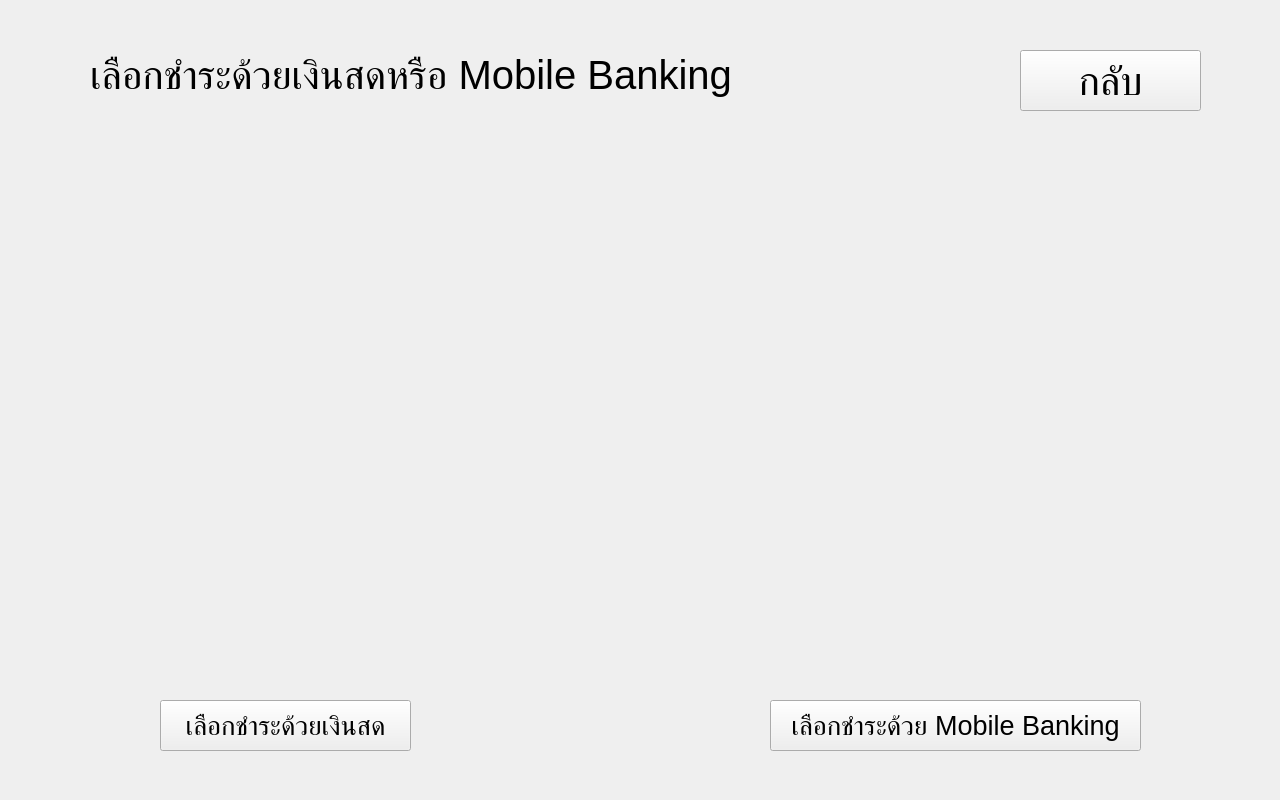
<?xml version="1.0" encoding="UTF-8"?>
<ui version="4.0">
 <class>_payment</class>
 <widget class="QWidget" name="_payment">
  <property name="geometry">
   <rect>
    <x>0</x>
    <y>0</y>
    <width>1280</width>
    <height>800</height>
   </rect>
  </property>
  <property name="windowTitle">
   <string>Form</string>
  </property>
  <widget class="QWidget" name="widget" native="true">
   <property name="enabled">
    <bool>true</bool>
   </property>
   <property name="geometry">
    <rect>
     <x>0</x>
     <y>0</y>
     <width>1280</width>
     <height>800</height>
    </rect>
   </property>
   <widget class="QLabel" name="label_4">
    <property name="geometry">
     <rect>
      <x>90</x>
      <y>30</y>
      <width>921</width>
      <height>90</height>
     </rect>
    </property>
    <property name="font">
     <font>
      <pointsize>30</pointsize>
     </font>
    </property>
    <property name="text">
     <string>เลือกชำระด้วยเงินสดหรือ Mobile Banking</string>
    </property>
   </widget>
   <widget class="QPushButton" name="pushButton_8">
    <property name="geometry">
     <rect>
      <x>1020</x>
      <y>50</y>
      <width>181</width>
      <height>61</height>
     </rect>
    </property>
    <property name="font">
     <font>
      <pointsize>30</pointsize>
     </font>
    </property>
    <property name="text">
     <string>กลับ</string>
    </property>
   </widget>
   <widget class="QPushButton" name="pushButton_9">
    <property name="geometry">
     <rect>
      <x>160</x>
      <y>700</y>
      <width>251</width>
      <height>51</height>
     </rect>
    </property>
    <property name="font">
     <font>
      <pointsize>20</pointsize>
     </font>
    </property>
    <property name="text">
     <string>เลือกชำระด้วยเงินสด</string>
    </property>
   </widget>
   <widget class="QPushButton" name="pushButton_10">
    <property name="geometry">
     <rect>
      <x>770</x>
      <y>700</y>
      <width>371</width>
      <height>51</height>
     </rect>
    </property>
    <property name="font">
     <font>
      <pointsize>20</pointsize>
     </font>
    </property>
    <property name="text">
     <string>เลือกชำระด้วย Mobile Banking</string>
    </property>
   </widget>
   <widget class="QLabel" name="label_5">
    <property name="geometry">
     <rect>
      <x>80</x>
      <y>140</y>
      <width>500</width>
      <height>550</height>
     </rect>
    </property>
    <property name="text">
     <string/>
    </property>
    <property name="pixmap">
     <pixmap>../payment_1.png</pixmap>
    </property>
    <property name="scaledContents">
     <bool>true</bool>
    </property>
   </widget>
   <widget class="QLabel" name="label_6">
    <property name="geometry">
     <rect>
      <x>700</x>
      <y>140</y>
      <width>500</width>
      <height>550</height>
     </rect>
    </property>
    <property name="text">
     <string/>
    </property>
    <property name="pixmap">
     <pixmap>../payment_2.png</pixmap>
    </property>
    <property name="scaledContents">
     <bool>true</bool>
    </property>
   </widget>
  </widget>
 </widget>
 <resources/>
 <connections/>
</ui>
